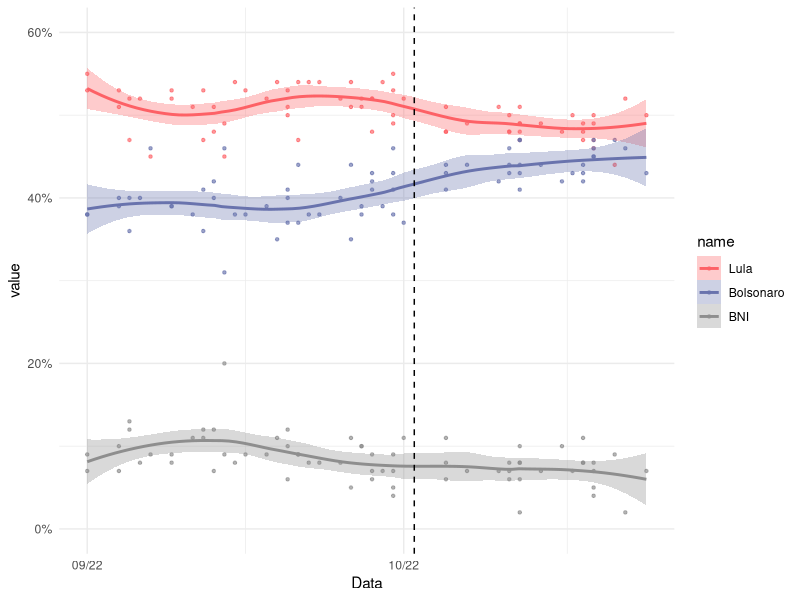
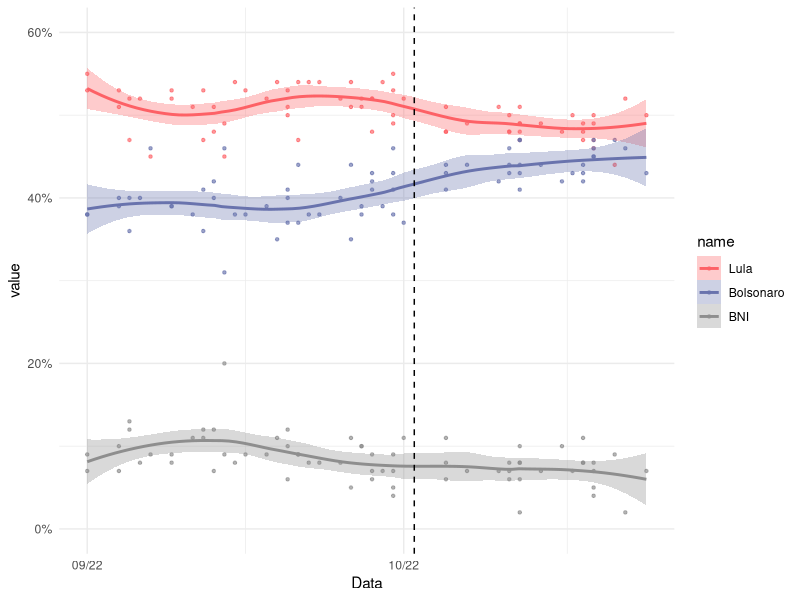

Recreate these plots in R, in order.

# Configurar --------------------------------------------------------------

#-- bibliotecas
library(readxl)
library(tidyverse)
library(lubridate)

#-- lista de pesquisas
pesq <- read_csv("pesquisas_2t.csv") %>% 
  select(-`Data Divulgação`) %>% 
  filter(Data>=dmy("01-09-2022"))
exp = T

# Grafico -----------------------------------------------------------------

#-- argumento que controla o quão suave é a linah
span=.50

#-- gerar estimativas
results <- pesq %>%
  drop_na() %>% 
  mutate(Data = as.Date(Data)) %>% 
  pivot_longer(cols=c(Lula:BNI)) %>% 
  mutate(value = value/100) %>% 
  # retirar institutos de pesquisa
  filter(!(Instituto%in%c("Sigma", "Brasmarket",
                          "Verita"))) %>% 
  mutate(Data=as.numeric(Data)) %>% 
  nest(-name) %>%
  mutate(
    # loess calculation 
    m = purrr::map(data, loess,
                   formula = value ~ Data, span = span),
    # valores previstos
    fitted = purrr::map(m, `[[`, "fitted")) %>% 
  select(-m) %>%
  unnest()



# Cores dos candidatos
col=c( "#fd6166", "#6973ad",
       "#8E8E8E","#000000","#FECE43", "#c05b5e")

results %>% 
  mutate(Data = as.Date(Data, origin="1970/1/1"),
         name = fct_relevel(name, "Lula", "Bolsonaro",
                            "Outros", "BNI", "Tebet", "Ciro")) %>% 
  ggplot(aes(x = Data, y = value, group = name, color = name)) +
  geom_point(alpha=.66, size=.85) +
  #-- line e smooth geram a mesma linha aqui
  #-- smooth até gerar o s.e. automaticamente
  #geom_line(aes(y = fitted), size=1) +
  geom_smooth(se=T, alpha=.33, span=span, aes(fill=name)) +
  scale_fill_manual(
    values=col) +
  scale_color_manual(values=col) +
  geom_vline(xintercept = dmy("02/10/2022"), linetype="dashed") +
  scale_y_continuous(limits=c(0,.60), labels=scales::percent) +
  scale_x_date(date_breaks = "1 month", date_labels = "%m/%y") +
  theme_minimal()

if(exp) {
  ggsave(paste0("./img/", 
                str_replace_all(Sys.time(), ":", "_"), "_NL.svg"), 
         width=400*10, height=167*10, unit="px")
}

#-- validos
results %>% 
  filter(Data==max(Data)) %>% 
  mutate(Data = as.Date(Data, origin="1970/1/1"))  %>% 
  mutate(name = fct_relevel(name, "Lula", "Bolsonaro", "BNI")) %>%
  group_by(name) %>% 
  summarise(mean=mean(fitted)) %>% 
  filter(name!="BNI") %>% 
  mutate(mean = mean/sum(mean)) %>% 
  mutate(mean=paste0(round(mean*100,1), "%")) 

#-- totais
results %>% 
  filter(Data==max(Data)) %>% 
  mutate(Data = as.Date(Data, origin="1970/1/1"))  %>% 
  mutate(name = fct_relevel(name, "Lula", "Bolsonaro",
                             "BNI")) %>%
  group_by(name) %>% 
  summarise(mean=mean(fitted)) %>% 
  mutate(mean = mean/sum(mean)) %>% 
  mutate(mean=paste0(round(mean*100,1), "%")) 



